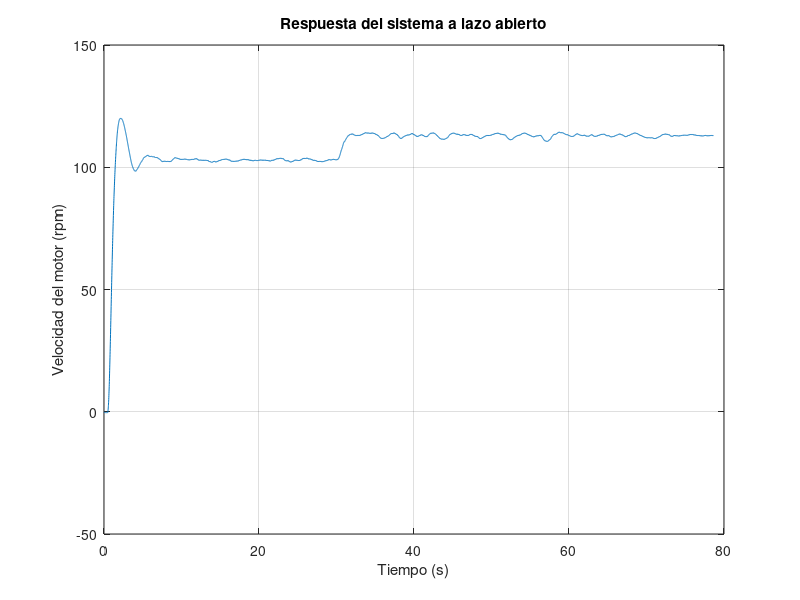
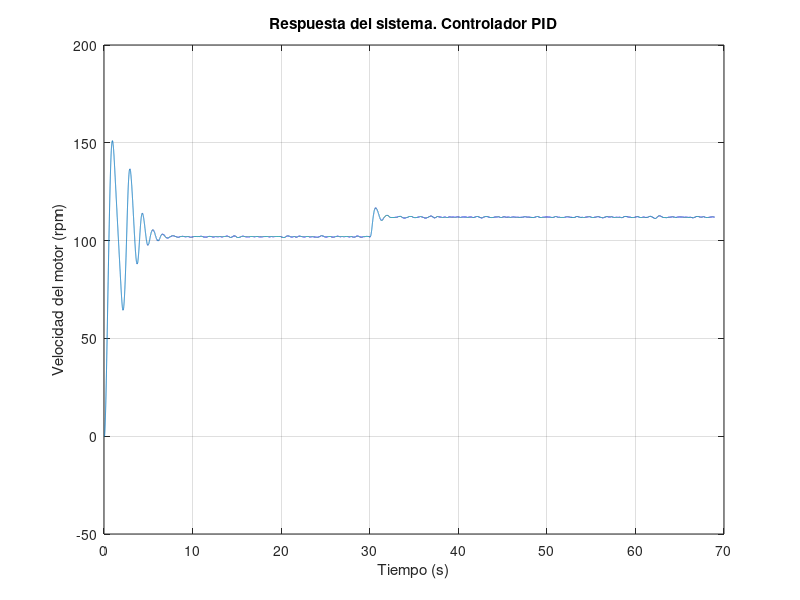
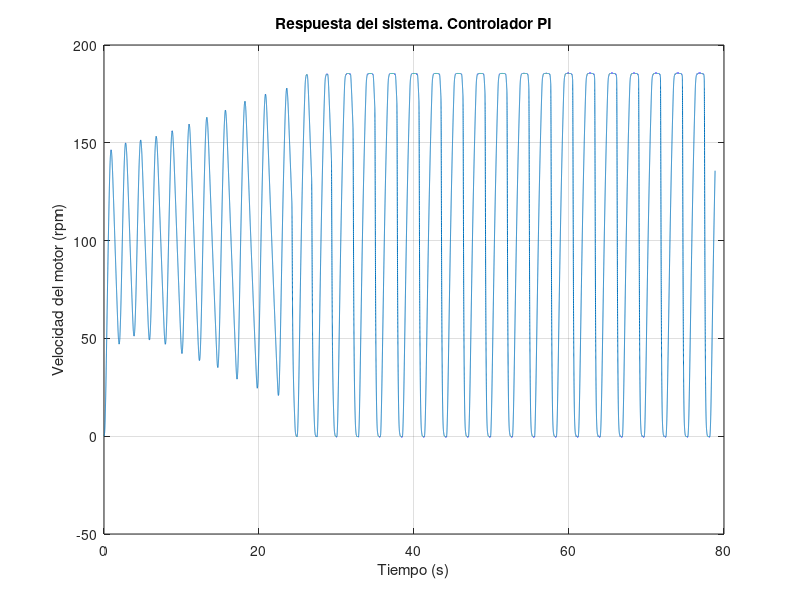

These charts were generated, in order, by the following MATLAB code:
%%Filtrado de la respuesta del sistema a lazo abierto
clear
load ('WfiltradaSinC');
figure(1)
plot(plot_time, Identificacion_WFiltrada)
grid on
title('Respuesta del sistema a lazo abierto');
ylabel('Velocidad del motor (rpm)')
xlabel('Tiempo (s)')
pause

clear
load ('WfiltradaConP');
figure(2)
plot(plot_time, ctrl_PID_WFiltrada)
grid on
title('Respuesta del sistema. Controlador P');
ylabel('Velocidad del motor (rpm)')
xlabel('Tiempo (s)')
pause

clear
load ('WfiltradaConPI');
figure(3)
plot(plot_time, ctrl_PID_WFiltrada)
grid on
title('Respuesta del sistema. Controlador PI');
ylabel('Velocidad del motor (rpm)')
xlabel('Tiempo (s)')
pause

clear
load ('WfiltradaConPID');
figure(2)
plot(plot_time, ctrl_PID_WFiltrada)
grid on
title('Respuesta del sistema. Controlador PID');
ylabel('Velocidad del motor (rpm)')
xlabel('Tiempo (s)')